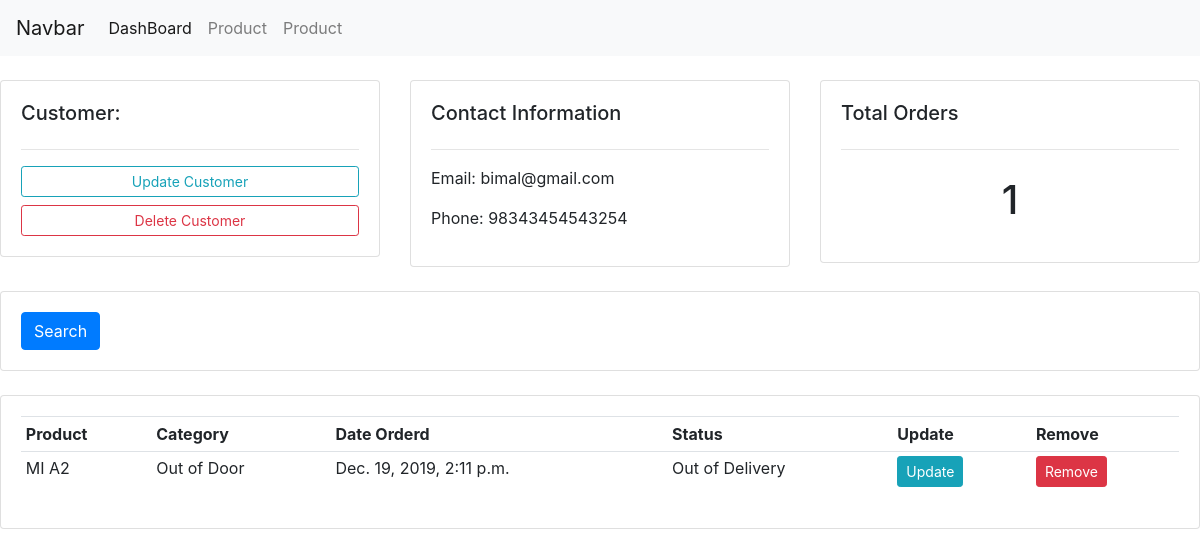
The app's page /customer/2/ with its own data.
### ecommerceapp/models.py (models this page shows, shortened)
class customer(models.Model):
    name = models.CharField(max_length=200, null=True)
    phone = models.CharField(max_length=200, null=True)
    email = models.CharField(max_length=200, null=True)
    address = models.TextField(blank=True)
    created_date = models.DateTimeField(auto_now_add=True, null=True)

class Order(models.Model):
    STATUS = (
    ('Pending', 'Pending'),
    ('Out of Delivery', 'Out of Delivery'),
    ('Delivered', 'Delivered'),
    )
    customer = models.ForeignKey(customer, null=True, on_delete= models.SET_NULL)
    product = models.ForeignKey(product, null=True, on_delete = models.SET_NULL)
    date_created = models.DateTimeField(auto_now_add=True, null=True)
    status = models.CharField(max_length=200, null=True, choices=STATUS)

class product(models.Model):
    CATEGORY = (
     ('Indoor', 'Indoor'),
     ('Out of Door', 'Out of Door'),
    )
    product_name = models.CharField(max_length=200, null=True)
    product_price = models.FloatField(null=True)
    category = models.CharField(max_length=200, null=True, choices=CATEGORY)
    description = models.CharField(max_length=200, blank=True)
    date_created = models.DateTimeField(auto_now_add=True, null=True)
    tags = models.ManyToManyField(Tag)

### ecommerceapp/views.py (the view)
# urls.py: path('customer/<str:pk>/', views.customers, name='customers'),
def customers(request, pk):
    Customers = customer.objects.get(id=pk)
    orders = Customers.order_set.all()
    order_count = orders.count()
    context = { 'Customers': Customers, 'orders':orders, 'order_count':order_count }
    return render(request, 'product/customer.html', context)

### ecommerceapp/templates/product/customer.html
{% extends 'product/base.html' %}
{% block body %}
	<br>
<div class="row">
	<div class="col-md">
		<div class="card card-body">
			<h5>Customer:</h5>
			<hr>
			<a class="btn btn-outline-info  btn-sm btn-block" href="">Update Customer</a>
			<a class="btn btn-outline-danger  btn-sm btn-block" href="">Delete Customer</a>
		</div>
	</div>
	<div class="col-md">
		<div class="card card-body">
			<h5>Contact Information</h5>
			<hr>
			<p>Email: {{Customers.email}}</p>
			<p>Phone: {{Customers.phone}}</p>
		</div>
	</div>
	<div class="col-md">
		<div class="card card-body">
			<h5>Total Orders</h5>
			<hr>
			<h1 style="text-align: center;padding: 10px">{{order_count}}</h1>
		</div>
	</div>
</div>
<br>
<div class="row">
	<div class="col">
		<div class="card card-body">
			<form method="get">
		    <button class="btn btn-primary" type="submit">Search</button>
		  </form>
		</div>
	</div>
</div>
<br>
<div class="row">
	<div class="col-md">
		<div class="card card-body">
			<table class="table table-sm">
				<tr>
					<th>Product</th>
					<th>Category</th>
					<th>Date Orderd</th>
					<th>Status</th>
					<th>Update</th>
					<th>Remove</th>
				</tr>
				{% for order in orders %}
				<tr>
					<td>{{order.product.product_name}}</td>
					<td>{{order.product.category}}</td>
					<td>{{order.date_created}}</td>
					<td>{{order.status}}</td>
					<td><a class="btn btn-sm btn-info" href="">Update</a></td>
					<td><a class="btn btn-sm btn-danger" href="">Remove</a></td>
				</tr>
				{% endfor %}
			</table>
		</div>
	</div>
</div>
{% endblock %}

### ecommerceapp/static/css/style.css (style rules this page uses)
* { margin: 0; padding: 0; }

### records on screen
customer: email "bimal@gmail.com", phone "98343454543254"
Order: product.product_name "MI A2", product.category "Out of Door", date_created "Dec. 19, 2019, 2:11 p.m.", status "Out of Delivery"

### other values on screen
{{ order_count }} "1"
